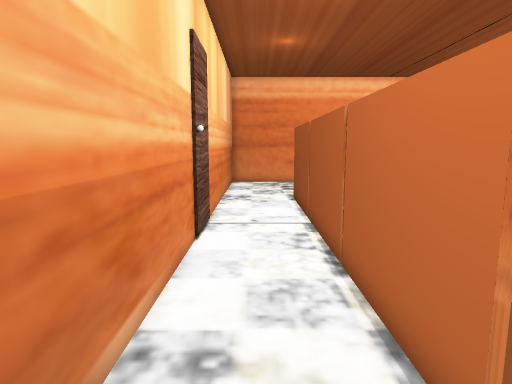
View 1 (above)

16 first-person views from a walk through a scene from a Unity 3-D project. The camera is 1.4 m above the floor, tilts 8° down and sees 75° across. The floor is counted in squares, 0.5 m on a side. Each view is taken from the middle of a square. On the plan, view 1 faces up. The plan holds only what a view shows up to about 20 squares ahead; the rest is blank. The place goes on beyond the plan. The player character is not drawn.

View 2
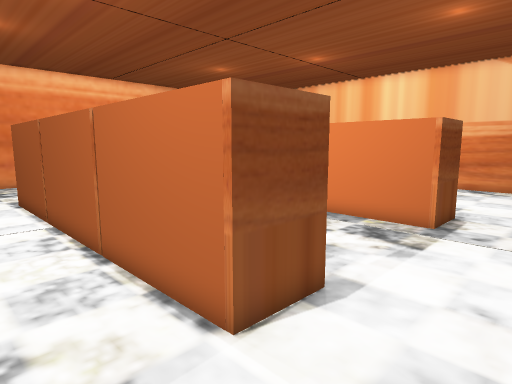

View 3
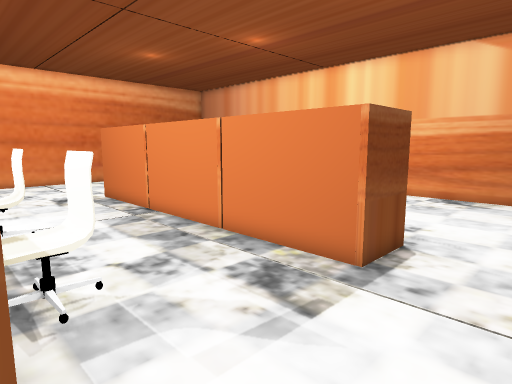

View 4
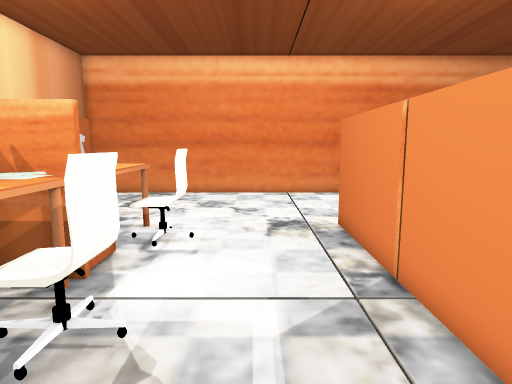

View 5
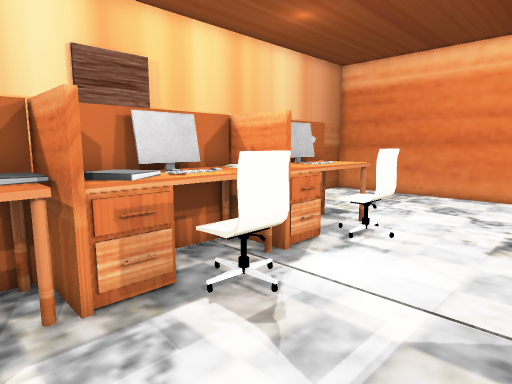

View 6
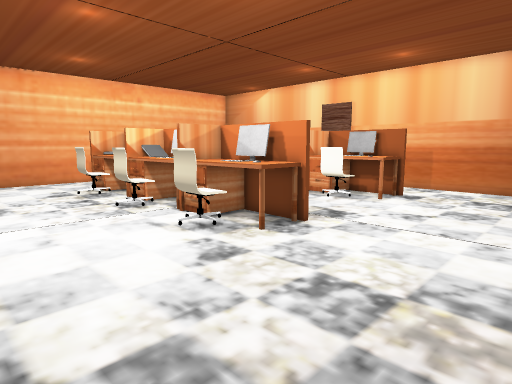

View 7
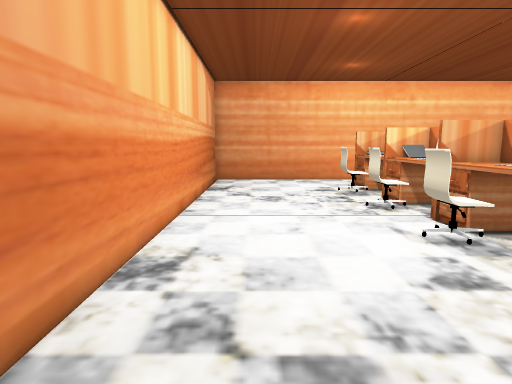

View 8
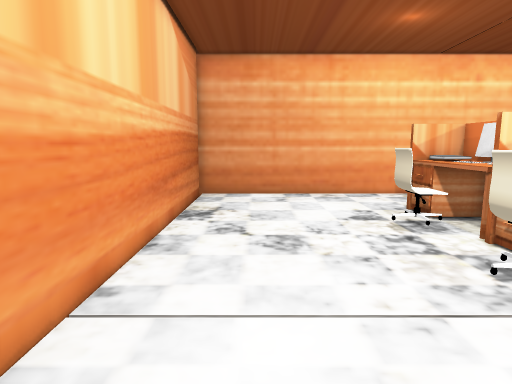

View 9
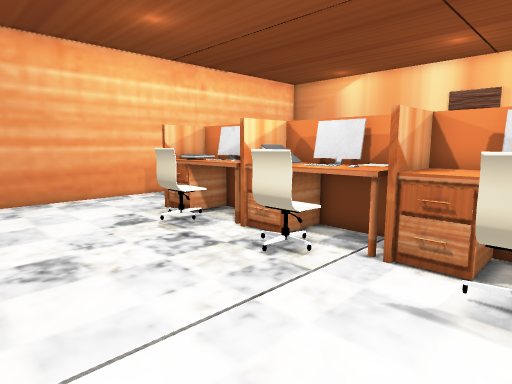

View 10
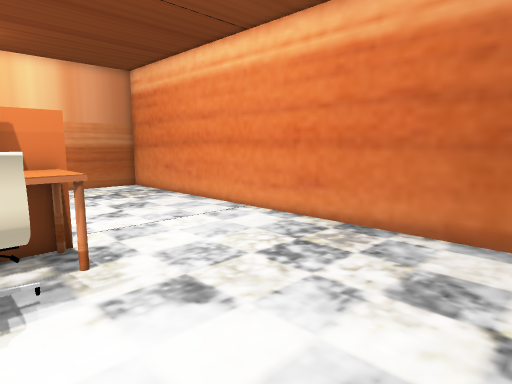

View 11
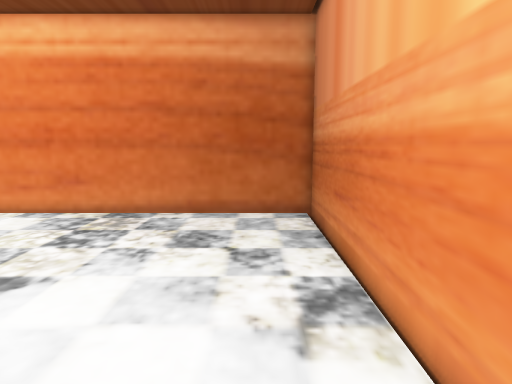

View 12
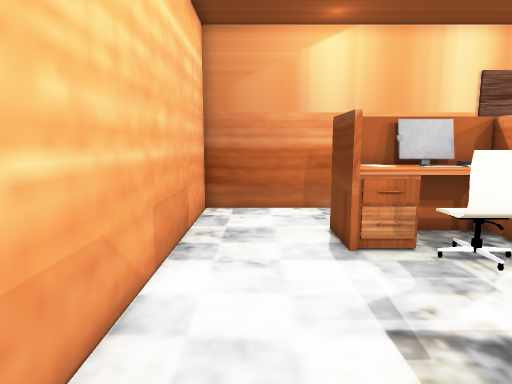

View 13
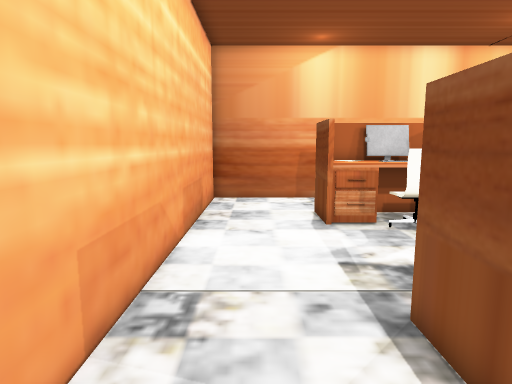

View 14
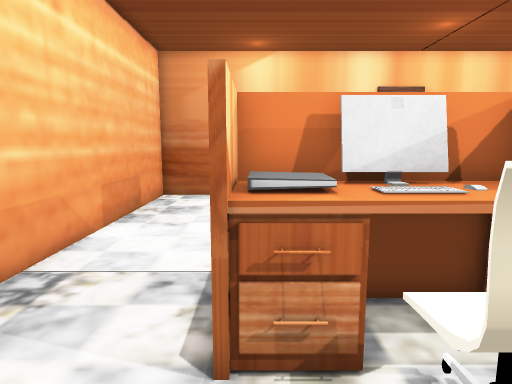

View 15
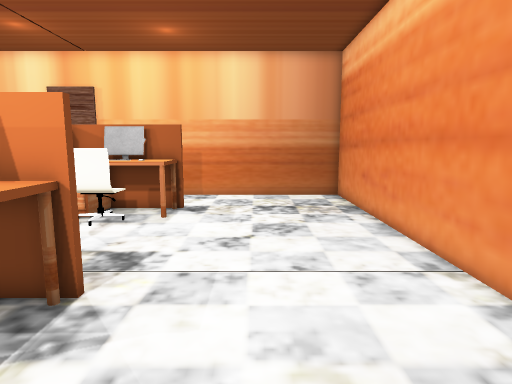

View 16
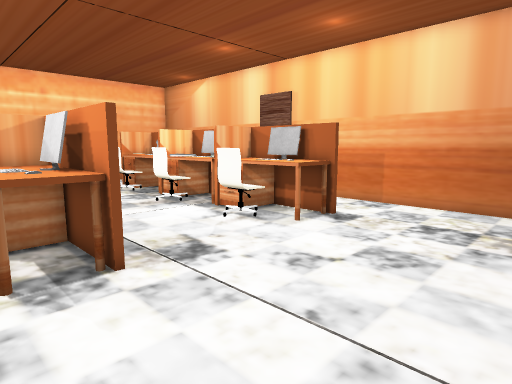

### Floor plan
Key: @ floor where view 1 was taken; # wall or solid block; . floor; ^ raised ledge; C chair; M computer; O other object.
Columns run from 2 left of view 1 to 23 right of it. Each row starts with its distance up from view 1.
 26 ##########################
 25 #........................#
 24 #........................#
 23 #........................#
 22 #........................#
 21 #........................#
 20 #........................#
 19 #........................#
 18 #........................#
 17 #...#^^......#^^.........#
 16 #...#MMCC....##^CC.......#
 15 #...#MMCC....###CC.......#
 14 #...#^^......#^^.........#
 13 #...#^^......#^^.........#
 12 #...#OO......#OO.........#
 11 #...#MMCC....#M^CC.......#
 10 #...#MMCC....#M#CC.......#
  9 #...##O......#O^.........#
  8 #...#^^......#O^.........#
  7 #...#O^......#^^.........#
  6 #...#MMCC....#MMCC.......#
  5 #...#MMCC....#M#CC.......#
  4 #...#MO......###.........#
  3 #...#OO......###.........#
  2 #...   ......  #.........#
  1 #........................#
  0 #.@......................#
 -1 #........................#
 -2 ##########################

Where each view was taken, in squares from view 1:
view 1: 0 up, 0 right, facing up
view 2: 1 down, 1 left, facing up-right
view 3: 1 down, 4 right, facing up-right
view 4: 6 up, 8 right, facing up
view 5: 6 up, 10 right, facing up-left
view 6: 25 up, 21 right, facing down-left
view 7: 25 up, 20 right, facing down
view 8: 17 up, 20 right, facing down
view 9: 16 up, 21 right, facing down-left
view 10: 15 up, 21 right, facing up-left
view 11: 12 up, 21 right, facing up
view 12: 0 up, 13 right, facing left
view 13: 0 up, 16 right, facing left
view 14: 3 up, 17 right, facing left
view 15: 21 up, 17 right, facing left
view 16: 25 up, 14 right, facing down-left
